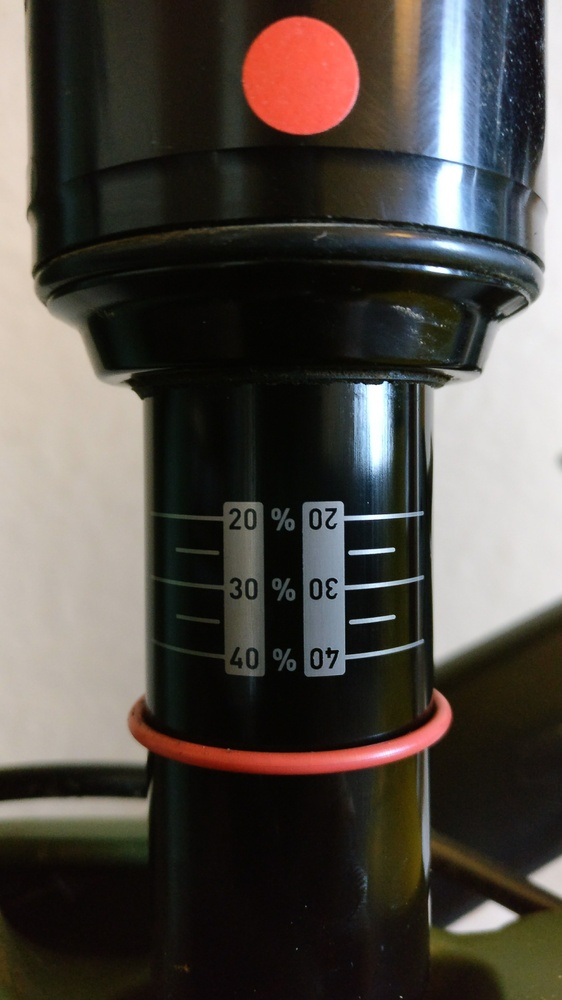
#> input picture images/100_rs.jpg, 562 x 1000 px, shrunk from 2610 x 4640 before the run
$ python make_images.py
#> lines starting #> are read from the running program, lines starting #| are printed output that depends on the picture; after the words box and inside, x2 and y2 are one past the last pixel; in counts of white or black regions, pixels touching at a corner belong together
#! /usr/bin/env python

import cv2
import numpy
import warnings
from sklearn.cluster import MiniBatchKMeans

warnings.filterwarnings('ignore')

image = cv2.imread('images/100_rs.jpg')
#> image is the input picture: shape (1000, 562, 3); mean B, G, R 68.8, 74.5, 79.8
raw_refs = image.copy()
raw_lines = image.copy()

# Edged
gray_scaled = cv2.cvtColor(image, cv2.COLOR_BGR2GRAY)
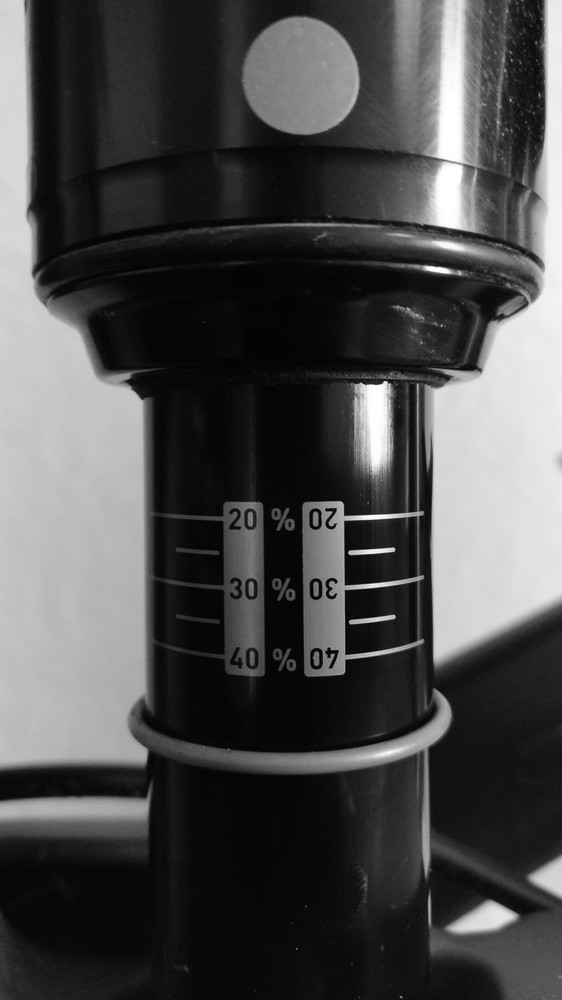
#> gray_scaled: shape (1000, 562); min 1, max 255, mean 75.5
blurred = cv2.GaussianBlur(gray_scaled, (5, 5), 0)
edged = cv2.Canny(blurred, 10, 90, apertureSize=3)
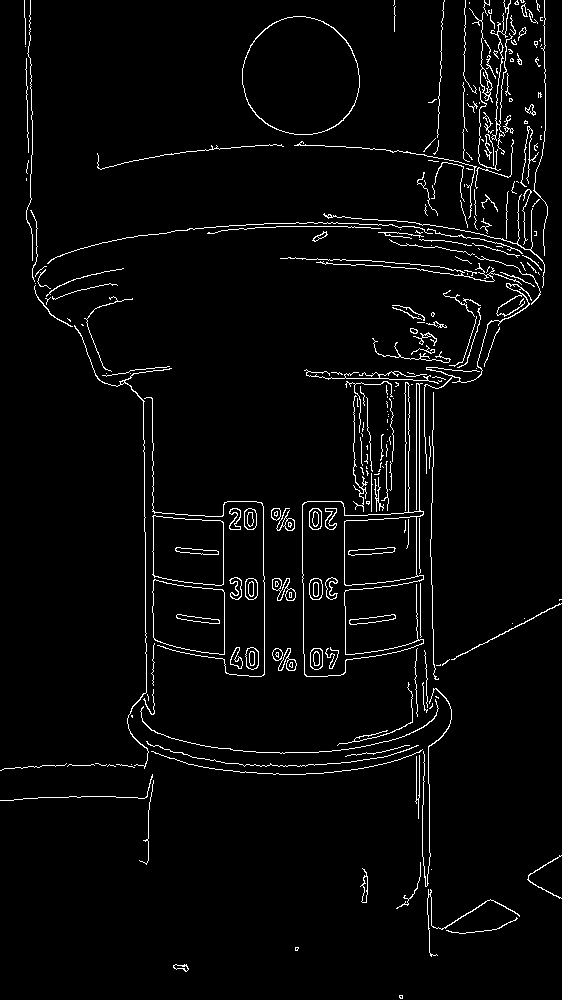
#> edged: shape (1000, 562); 3.3% white in thin lines or dots
cv2.imwrite('images_processed/edged.jpg', edged)
edged_refs = edged.copy()
edged_lines = edged.copy()

# Masked
(h, w) = image.shape[:2]
#> h = 1000; w = 562
lab = cv2.cvtColor(image, cv2.COLOR_BGR2LAB)
#> lab: shape (1000, 562, 3); mean of channels 0, 1, 2 77.2, 129.3, 132.3
sized = image.reshape((lab.shape[0] * lab.shape[1], 3))
clt = MiniBatchKMeans(n_clusters=8)
labels = clt.fit_predict(sized)
quantified = clt.cluster_centers_.astype('uint8')[labels]
quantified = quantified.reshape((h, w, 3))
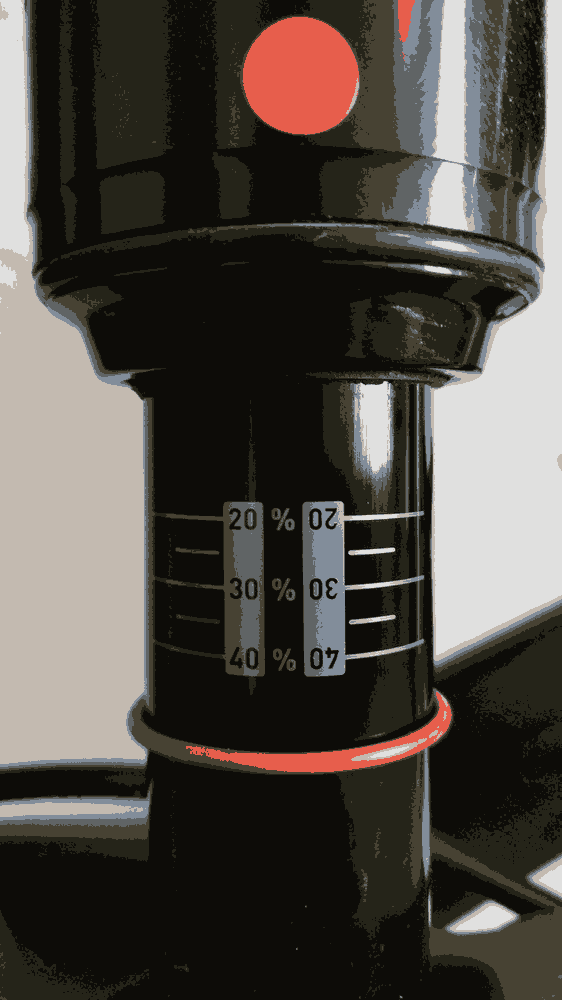
#> quantified: shape (1000, 562, 3); mean of channels 0, 1, 2 68.1, 74.2, 79.4; drawn as B, G, R
upper_bound = numpy.array([100, 100, 255])
lower_bound = numpy.array([0, 0, 130])
mask = cv2.inRange(quantified, lower_bound, upper_bound)
#> mask: shape (1000, 562); 2.7% white; 10 white regions (7 under 20 px)
cv2.imwrite('images_processed/mask.jpg', mask)
marker = cv2.bitwise_and(image, image, mask=mask)
marker = cv2.cvtColor(marker, cv2.COLOR_BGR2GRAY)
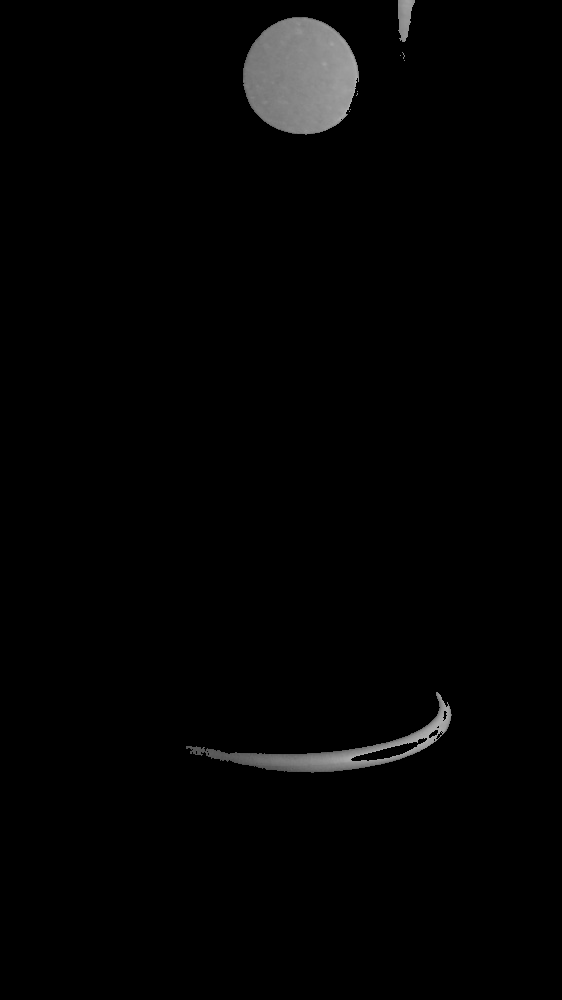
#> marker: shape (1000, 562); min 0, max 175, mean 3.6

# Edged with boxes
# Raw with boxes
contours, _ = cv2.findContours(marker.copy(), cv2.RETR_EXTERNAL, cv2.CHAIN_APPROX_SIMPLE)
#> contours = 10 contours, 7 with area under 20; largest, box (x1, y1, x2, y2) and area: (243, 17, 359, 135) 10470, (186, 692, 452, 773) 4288, (398, 0, 415, 42) 424
ref_point, oring = sorted(contours, key=cv2.contourArea, reverse=True)[:2]
#> ref_point = contour of 187 points, box (x1, y1, x2, y2) (243, 17, 359, 135), area 10470; oring = contour of 279 points, box (x1, y1, x2, y2) (186, 692, 452, 773), area 4288
(x,y),radius = cv2.minEnclosingCircle(ref_point)
#> x = 301.7; y = 75.69; radius = 59.61
center = (int(x),int(y))
#> center = (301, 75)
radius = int(radius)
#> radius = 59
cv2.circle(raw_refs,center,radius,(0,255,0),5)
cv2.circle(edged_refs,center,radius,(0,255,0),5)
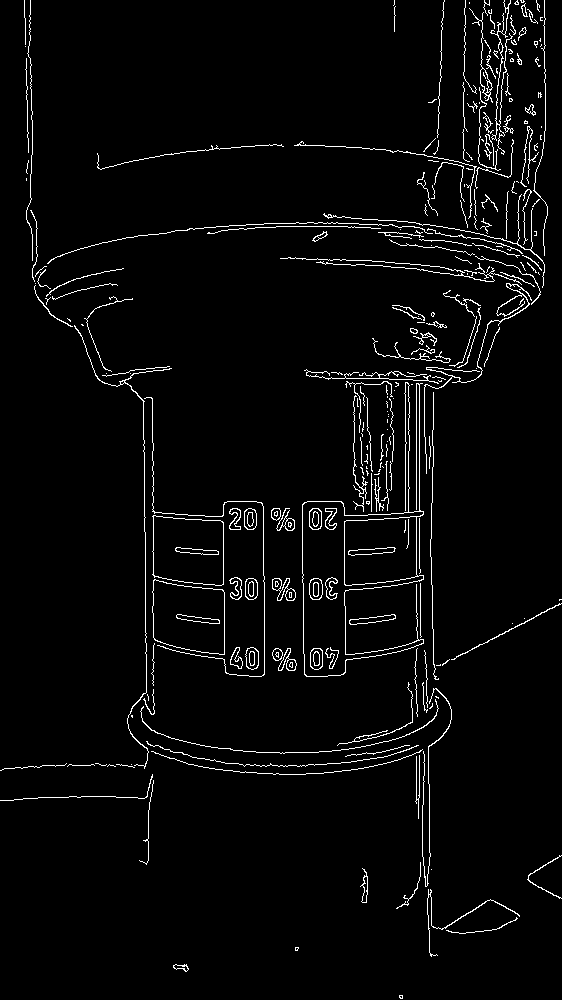
#> edged_refs: shape (1000, 562); 3.2% white in thin lines or dots
x,y,w,h = cv2.boundingRect(oring)
#> x = 186; y = 692; w = 266; h = 81
cv2.rectangle(raw_refs,(int(x),int(y)),(x+w,y+h),(0,255,0),5)
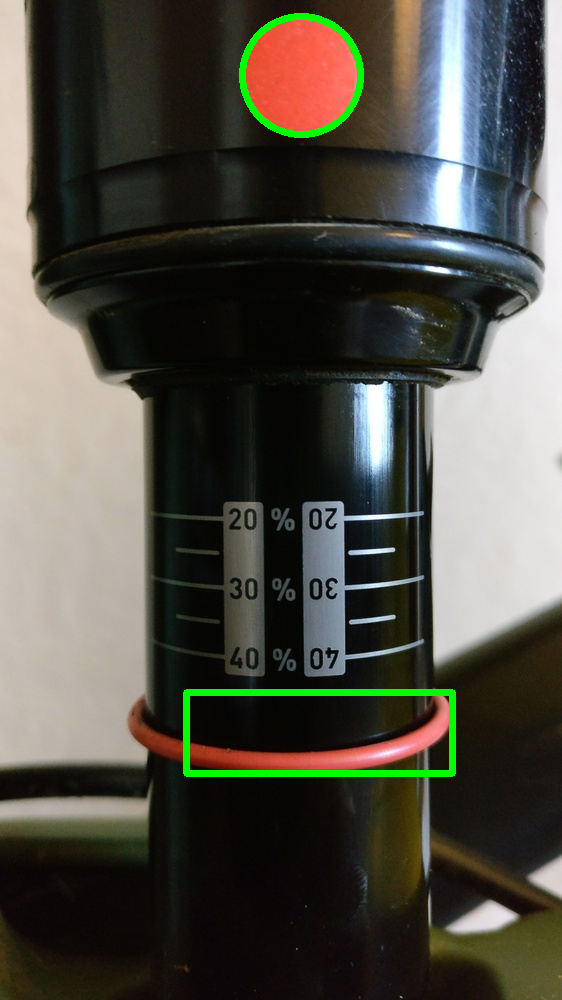
#> raw_refs: shape (1000, 562, 3); mean B, G, R 68.4, 77.4, 78.9
cv2.rectangle(edged_refs,(int(x),int(y)),(x+w,y+h),(0,255,0),5)
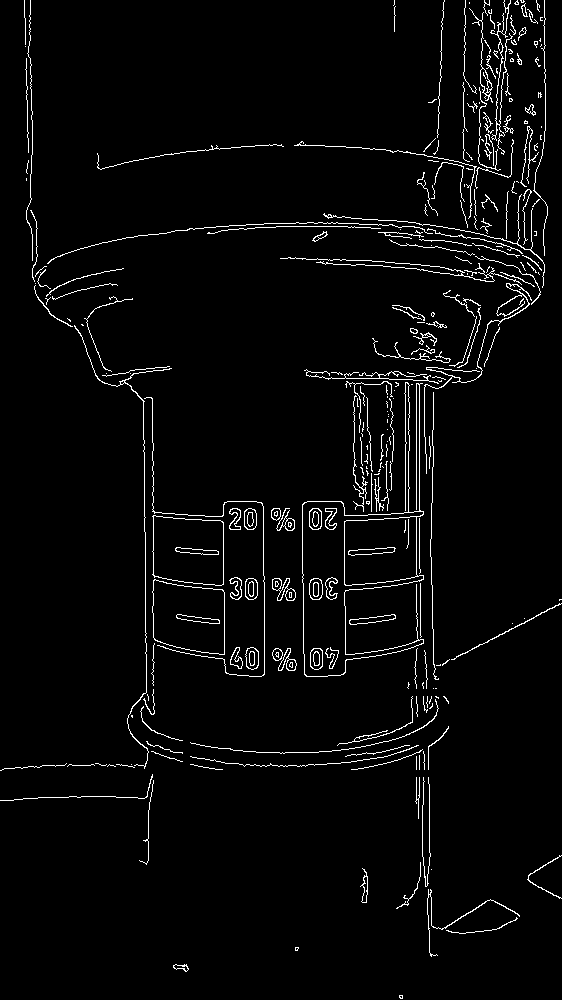
#> edged_refs: shape (1000, 562); 3.2% white in thin lines or dots
cv2.imwrite('images_processed/raw_refs.jpg', raw_refs)

# Edged with lines
min_line_length = 1000
max_line_gap = 10
image_height, image_width = edged.shape[:2]
#> image_height = 1000; image_width = 562
y_limit = x+h
#> y_limit = 267
y_min = image_height
#> y_min = 1000
y_max = 0
lines = cv2.HoughLinesP(edged,
                        1,
                        numpy.pi / 180,
                        50,
                        min_line_length,
                        max_line_gap)
#> lines = 135 rows, first 6: [416, 509, 416, 383], [419, 797, 419, 755], [431, 531, 431, 503], [441, 50, 441, 30], [153, 550, 153, 515], [429, 791, 429, 847]
for x1, y1, x2, y2 in lines[0]:
    if x1 >= image_width / 2 and \
                    y1 >= image_height / 3 and \
                    y2 <= ((image_height / 3)*2)+500 and \
                    abs(x1 - x2) <= 1:
        cv2.line(raw_lines, (x1, y1), (x2, y2), (0,255,0),5)
#> this loop made 1 pass
cv2.imwrite('images_processed/raw_lines.jpg', raw_lines)

$ run again, with images/150_rs.jpg copied over images/100_rs.jpg
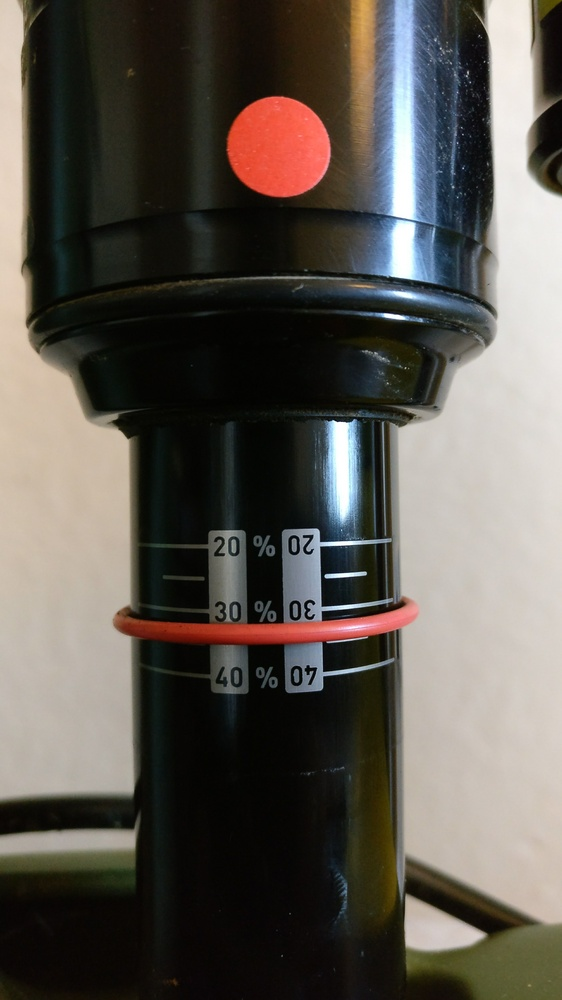
#> input picture images/150_rs.jpg, 562 x 1000 px, shrunk from 2610 x 4640 before the run
#> image is the input picture: shape (1000, 562, 3); mean B, G, R 81.2, 88.1, 93.4
#> edged: shape (1000, 562); 3.5% white in thin lines or dots
#> lab: shape (1000, 562, 3); mean of channels 0, 1, 2 91.3, 129.1, 132.8
#> mask: shape (1000, 562); 2.3% white; 11 white regions (8 under 20 px)
#> contours = 11 contours, 8 with area under 20; largest, box (x1, y1, x2, y2) and area: (227, 97, 331, 197) 7869, (189, 600, 415, 641) 3216, (351, 0, 374, 84) 1415
#> ref_point = contour of 157 points, box (x1, y1, x2, y2) (227, 97, 331, 197), area 7869; oring = contour of 143 points, box (x1, y1, x2, y2) (189, 600, 415, 641), area 3216
#> `(x,y),radius = cv2.minEnclosingCircle(ref_point)`: x = 278.5; y = 147.5; radius = 51.79
#> center = (278, 147)
#> `radius = int(radius)`: radius = 51
#> `cv2.circle(edged_refs,center,radius,(0,255,0),5)`:
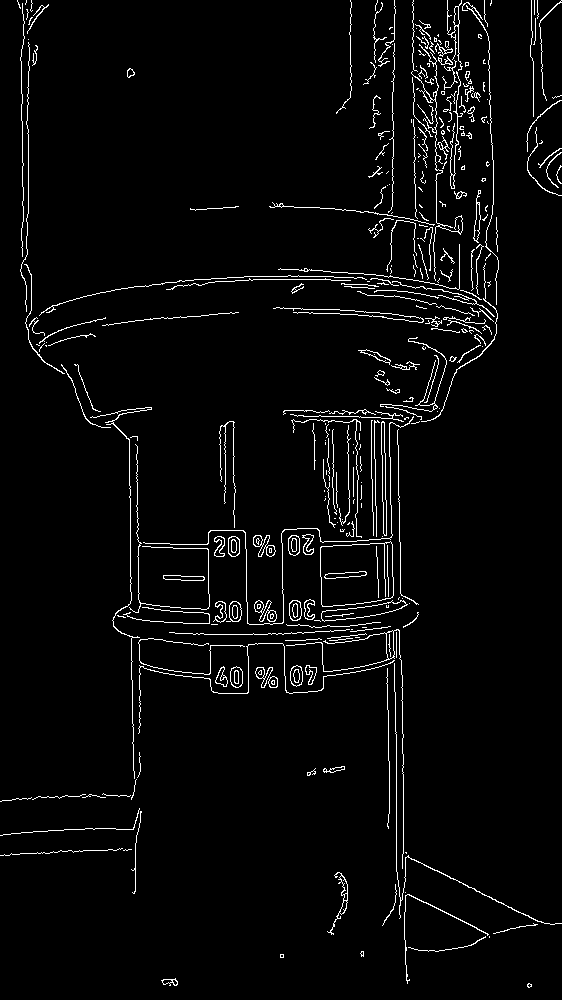
#> edged_refs: shape (1000, 562); 3.4% white in thin lines or dots
#> `x,y,w,h = cv2.boundingRect(oring)`: x = 189; y = 600; w = 226; h = 41
#> `cv2.rectangle(edged_refs,(int(x),int(y)),(x+w,y+h),(0,255,0),5)`:
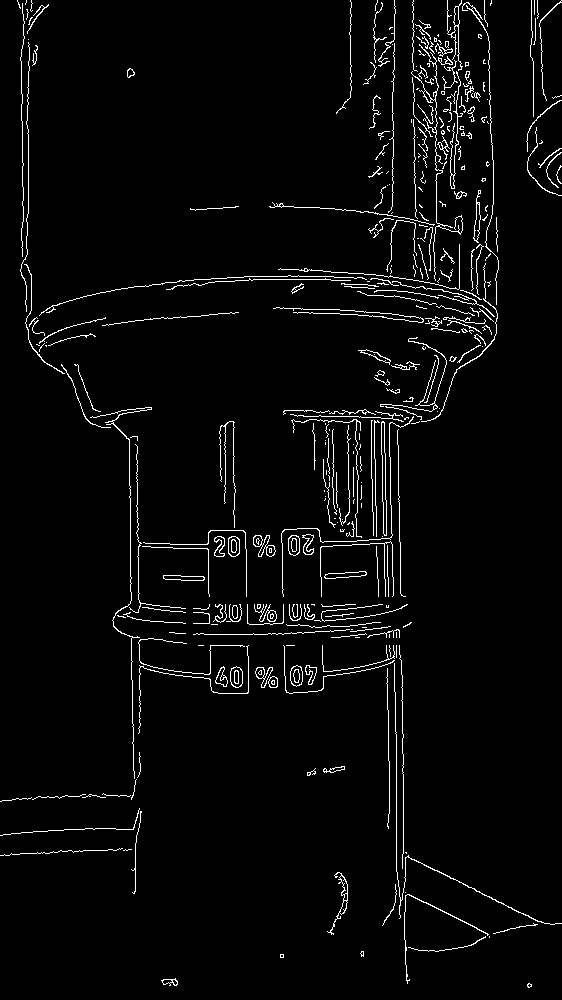
#> edged_refs: shape (1000, 562); 3.3% white in thin lines or dots
#> y_limit = 230
#> lines = 156 rows, first 6: [391, 505, 391, 533], [400, 542, 400, 593], [385, 596, 385, 579], [403, 774, 403, 813], [387, 547, 387, 575], [130, 498, 130, 544]
#> the loop `for x1, y1, x2, y2 in lines[0]:` made 1 pass
